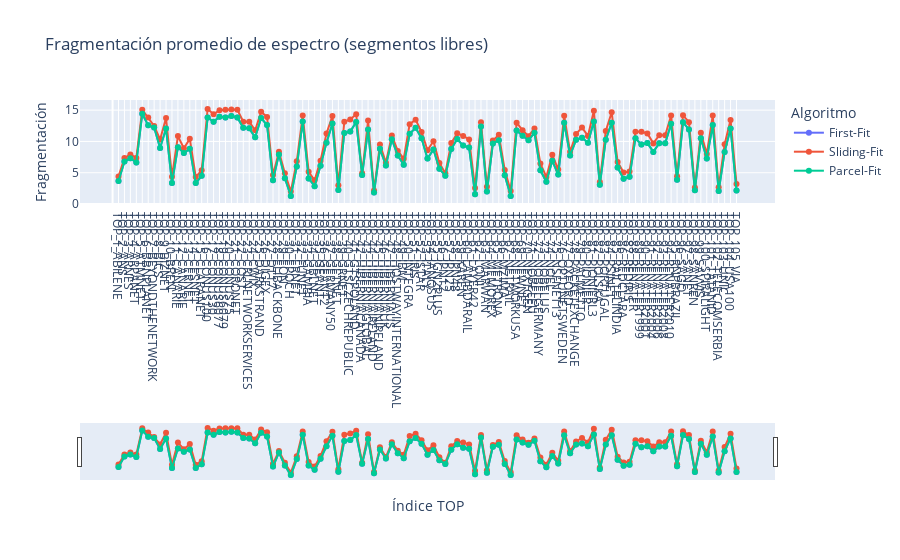

The notebook cell saved with this chart:
### Code cell
fig_frag = go.Figure()
for alg_label in df_metrics["algorithm"].unique():
    alg_df = df_metrics[df_metrics["algorithm"] == alg_label].sort_values("rank")
    fig_frag.add_trace(
        go.Scatter(
            x=alg_df["rank"],
            y=alg_df["fragmentation"],
            mode="lines+markers",
            name=alg_label,
            text=alg_df["topology"],
            hovertemplate="%{text}<br>Fragmentación=%{y:.2f}<extra>%{fullData.name}</extra>",
        )
    )

fig_frag.update_layout(
    title="Fragmentación promedio de espectro (segmentos libres)",
    xaxis=dict(
        title="Índice TOP",
        tickmode="array",
        tickvals=tick_vals,
        ticktext=tick_text,
        rangeslider=dict(visible=True),
    ),
    yaxis=dict(title="Fragmentación"),
    legend_title_text="Algoritmo",
)
fig_frag.show()

### Figure 1 — Plotly figure (JSON) as saved in the notebook; plotly's stock layout.template omitted (floating-point values rounded to 4 significant figures)
{"data": [{"hovertemplate": "%{text}<br>Fragmentación=%{y:.2f}<extra>%{fullData.name}</extra>", "mode": "lines+markers", "name": "First-Fit", "text": ["TOP_1_ABILENE", "TOP_2_ANS", "TOP_3_ARNES", "TOP_4_ARPANET", "TOP_5_ATMNET", "TOP_6_BBNPLANET", "TOP_7_BEYONDTHENETWORK", "TOP_8_BICS", "TOP_9_BIZNET", "TOP_10_BREN", "TOP_11_CANARIE", "TOP_12_CANARIE", "TOP_13_CERNET", "TOP_14_CESNET", "TOP_15_CLARANET", "TOP_16_CONUS100", "TOP_17_CONUS30", "TOP_18_CONUS6077", "TOP_19_CONUS6079", "TOP_20_CONUS75", "TOP_21_CORONET", "TOP_22_COST", "TOP_23_CRLNETWORKSERVICES", "TOP_24_CWIX", "TOP_25_DARKSTRAND", "TOP_26_DIGEX", "TOP_27_DT17", "TOP_28_ELIBACKBONE", "TOP_29_EON", "TOP_30_EPOCH", "TOP_31_ERNET", "TOP_32_FUNET", "TOP_33_GAMBIA", "TOP_34_GBLNET", "TOP_35_GEANT", "TOP_36_GEANT2", "TOP_37_GERMANY50", "TOP_38_GETNET", "TOP_39_GRNET", "TOP_40_GTSCZECHREPUBLIC", "TOP_41_GTSPOLAND", "TOP_42_HIBERNIACANADA", "TOP_43_HIBERNIAGLOBAL", "TOP_44_HIBERNIAIRELAND", "TOP_45_HIBERNIANIRELAND", "TOP_46_HIBERNIAUK", "TOP_47_HIBERNIAUS", "TOP_48_HOSTWAYINTERNATIONAL", "TOP_49_IBM", "TOP_50_INTEGRA", "TOP_51_IRIS", "TOP_52_ISTAR", "TOP_53_ITALY", "TOP_54_JANOSUS", "TOP_55_JGN2PLUS", "TOP_56_JPN12", "TOP_57_JPN25", "TOP_58_JPN48", "TOP_59_KAREN", "TOP_60_LAMBDARAIL", "TOP_61_LAYER42", "TOP_62_LONI", "TOP_63_MARWAN", "TOP_64_MEMOREX", "TOP_65_METRONA", "TOP_66_MZIMA", "TOP_67_NETRAIL", "TOP_68_NETWORKUSA", "TOP_69_NEWNET", "TOP_70_NEXTGEN", "TOP_71_NOBELEU", "TOP_72_NOBELGERMANY", "TOP_73_NOBELUS", "TOP_74_NOEL", "TOP_75_NSFNET13", "TOP_76_OPTUNETSWEDEN", "TOP_77_OXFORD", "TOP_78_PACKETEXCHANGE", "TOP_79_PALMETTO", "TOP_80_PIONIER", "TOP_81_PIONIERL3", "TOP_82_POLSKA", "TOP_83_PORTUGAL", "TOP_84_PSINET", "TOP_85_RAILTELINDIA", "TOP_86_REDCLARA", "TOP_87_REDIRIS", "TOP_88_RENATER", "TOP_89_RENATER1999", "TOP_90_RENATER2001", "TOP_91_RENATER2004", "TOP_92_RENATER2006", "TOP_93_RENATER2008", "TOP_94_RENATER2010", "TOP_95_RNPBRAZIL", "TOP_96_SAGO", "TOP_97_SANET", "TOP_98_SANREN", "TOP_99_SAVVIS", "TOP_100_SPIRALIGHT", "TOP_101_TATANID", "TOP_102_TELECOMSERBIA", "TOP_103_UNIC", "TOP_104_USA100", "TOP_105_VIA"], "type": "scatter", "x": [1, 2, 3, 4, 5, 6, 7, 8, 9, 10, 11, 12, 13, 14, 15, 16, 17, 18, 19, 20, 21, 22, 23, 24, 25, 26, 27, 28, 29, 30, 31, 32, 33, 34, 35, 36, 37, 38, 39, 40, 41, 42, 43, 44, 45, 46, 47, 48, 49, 50, 51, 52, 53, 54, 55, 56, 57, 58, 59, 60, 61, 62, 63, 64, 65, 66, 67, 68, 69, 70, 71, 72, 73, 74, 75, 76, 77, 78, 79, 80, 81, 82, 83, 84, 85, 86, 87, 88, 89, 90, 91, 92, 93, 94, 95, 96, 97, 98, 99, 100, 101, 102, 103, 104, 105], "y": [3.679, 6.78, 7.325, 6.641, 14.43, 12.57, 12.22, 8.948, 12.08, 3.364, 9.091, 8.135, 8.843, 3.353, 4.5, 13.82, 13.14, 13.95, 13.84, 14.07, 13.84, 12.19, 12.09, 10.66, 13.74, 12.61, 3.818, 7.933, 4.108, 1.286, 6.0, 13.19, 4.083, 2.857, 6.111, 9.791, 12.85, 2.25, 11.35, 11.58, 13.11, 4.65, 11.89, 1.833, 8.812, 6.154, 10.33, 7.738, 6.271, 11.22, 12.18, 10.5, 7.257, 8.702, 5.65, 4.533, 8.784, 10.39, 9.34, 9.022, 1.571, 12.38, 2.0, 9.667, 10.21, 4.583, 1.3, 11.73, 10.9, 10.19, 11.39, 5.385, 3.571, 6.9, 4.7, 13.0, 7.75, 10.26, 10.6, 9.8, 13.2, 3.083, 10.26, 13.0, 5.821, 4.029, 4.35, 10.51, 9.5, 9.759, 8.328, 9.706, 9.706, 12.83, 3.875, 13.06, 11.91, 2.214, 10.5, 7.281, 12.62, 2.083, 8.324, 12.08, 2.167]}, {"hovertemplate": "%{text}<br>Fragmentación=%{y:.2f}<extra>%{fullData.name}</extra>", "mode": "lines+markers", "name": "Sliding-Fit", "text": ["TOP_1_ABILENE", "TOP_2_ANS", "TOP_3_ARNES", "TOP_4_ARPANET", "TOP_5_ATMNET", "TOP_6_BBNPLANET", "TOP_7_BEYONDTHENETWORK", "TOP_8_BICS", "TOP_9_BIZNET", "TOP_10_BREN", "TOP_11_CANARIE", "TOP_12_CANARIE", "TOP_13_CERNET", "TOP_14_CESNET", "TOP_15_CLARANET", "TOP_16_CONUS100", "TOP_17_CONUS30", "TOP_18_CONUS6077", "TOP_19_CONUS6079", "TOP_20_CONUS75", "TOP_21_CORONET", "TOP_22_COST", "TOP_23_CRLNETWORKSERVICES", "TOP_24_CWIX", "TOP_25_DARKSTRAND", "TOP_26_DIGEX", "TOP_27_DT17", "TOP_28_ELIBACKBONE", "TOP_29_EON", "TOP_30_EPOCH", "TOP_31_ERNET", "TOP_32_FUNET", "TOP_33_GAMBIA", "TOP_34_GBLNET", "TOP_35_GEANT", "TOP_36_GEANT2", "TOP_37_GERMANY50", "TOP_38_GETNET", "TOP_39_GRNET", "TOP_40_GTSCZECHREPUBLIC", "TOP_41_GTSPOLAND", "TOP_42_HIBERNIACANADA", "TOP_43_HIBERNIAGLOBAL", "TOP_44_HIBERNIAIRELAND", "TOP_45_HIBERNIANIRELAND", "TOP_46_HIBERNIAUK", "TOP_47_HIBERNIAUS", "TOP_48_HOSTWAYINTERNATIONAL", "TOP_49_IBM", "TOP_50_INTEGRA", "TOP_51_IRIS", "TOP_52_ISTAR", "TOP_53_ITALY", "TOP_54_JANOSUS", "TOP_55_JGN2PLUS", "TOP_56_JPN12", "TOP_57_JPN25", "TOP_58_JPN48", "TOP_59_KAREN", "TOP_60_LAMBDARAIL", "TOP_61_LAYER42", "TOP_62_LONI", "TOP_63_MARWAN", "TOP_64_MEMOREX", "TOP_65_METRONA", "TOP_66_MZIMA", "TOP_67_NETRAIL", "TOP_68_NETWORKUSA", "TOP_69_NEWNET", "TOP_70_NEXTGEN", "TOP_71_NOBELEU", "TOP_72_NOBELGERMANY", "TOP_73_NOBELUS", "TOP_74_NOEL", "TOP_75_NSFNET13", "TOP_76_OPTUNETSWEDEN", "TOP_77_OXFORD", "TOP_78_PACKETEXCHANGE", "TOP_79_PALMETTO", "TOP_80_PIONIER", "TOP_81_PIONIERL3", "TOP_82_POLSKA", "TOP_83_PORTUGAL", "TOP_84_PSINET", "TOP_85_RAILTELINDIA", "TOP_86_REDCLARA", "TOP_87_REDIRIS", "TOP_88_RENATER", "TOP_89_RENATER1999", "TOP_90_RENATER2001", "TOP_91_RENATER2004", "TOP_92_RENATER2006", "TOP_93_RENATER2008", "TOP_94_RENATER2010", "TOP_95_RNPBRAZIL", "TOP_96_SAGO", "TOP_97_SANET", "TOP_98_SANREN", "TOP_99_SAVVIS", "TOP_100_SPIRALIGHT", "TOP_101_TATANID", "TOP_102_TELECOMSERBIA", "TOP_103_UNIC", "TOP_104_USA100", "TOP_105_VIA"], "type": "scatter", "x": [1, 2, 3, 4, 5, 6, 7, 8, 9, 10, 11, 12, 13, 14, 15, 16, 17, 18, 19, 20, 21, 22, 23, 24, 25, 26, 27, 28, 29, 30, 31, 32, 33, 34, 35, 36, 37, 38, 39, 40, 41, 42, 43, 44, 45, 46, 47, 48, 49, 50, 51, 52, 53, 54, 55, 56, 57, 58, 59, 60, 61, 62, 63, 64, 65, 66, 67, 68, 69, 70, 71, 72, 73, 74, 75, 76, 77, 78, 79, 80, 81, 82, 83, 84, 85, 86, 87, 88, 89, 90, 91, 92, 93, 94, 95, 96, 97, 98, 99, 100, 101, 102, 103, 104, 105], "y": [4.393, 7.34, 7.925, 7.359, 15.05, 13.84, 12.46, 10.32, 13.73, 4.364, 10.85, 8.904, 10.41, 4.324, 5.389, 15.18, 14.35, 14.99, 15.06, 15.1, 15.06, 13.16, 13.13, 11.79, 14.73, 13.89, 4.636, 8.367, 4.919, 2.0, 6.833, 14.13, 5.167, 3.786, 6.931, 11.25, 14.07, 3.0, 13.14, 13.52, 14.34, 4.9, 13.34, 2.167, 9.5, 6.615, 10.94, 8.476, 7.25, 12.76, 13.45, 11.53, 8.586, 10.04, 6.55, 4.933, 9.743, 11.31, 10.88, 10.33, 2.571, 13.08, 2.75, 10.15, 11.05, 5.444, 2.1, 12.99, 11.77, 10.84, 12.09, 6.462, 4.333, 7.86, 5.5, 14.1, 8.333, 11.2, 12.22, 10.88, 14.91, 3.528, 11.67, 14.66, 6.714, 5.029, 5.2, 11.53, 11.57, 11.28, 9.69, 10.99, 10.99, 14.15, 4.458, 14.18, 13.07, 2.643, 11.38, 8.0, 14.12, 2.667, 9.559, 13.44, 3.208]}, {"hovertemplate": "%{text}<br>Fragmentación=%{y:.2f}<extra>%{fullData.name}</extra>", "mode": "lines+markers", "name": "Parcel-Fit", "text": ["TOP_1_ABILENE", "TOP_2_ANS", "TOP_3_ARNES", "TOP_4_ARPANET", "TOP_5_ATMNET", "TOP_6_BBNPLANET", "TOP_7_BEYONDTHENETWORK", "TOP_8_BICS", "TOP_9_BIZNET", "TOP_10_BREN", "TOP_11_CANARIE", "TOP_12_CANARIE", "TOP_13_CERNET", "TOP_14_CESNET", "TOP_15_CLARANET", "TOP_16_CONUS100", "TOP_17_CONUS30", "TOP_18_CONUS6077", "TOP_19_CONUS6079", "TOP_20_CONUS75", "TOP_21_CORONET", "TOP_22_COST", "TOP_23_CRLNETWORKSERVICES", "TOP_24_CWIX", "TOP_25_DARKSTRAND", "TOP_26_DIGEX", "TOP_27_DT17", "TOP_28_ELIBACKBONE", "TOP_29_EON", "TOP_30_EPOCH", "TOP_31_ERNET", "TOP_32_FUNET", "TOP_33_GAMBIA", "TOP_34_GBLNET", "TOP_35_GEANT", "TOP_36_GEANT2", "TOP_37_GERMANY50", "TOP_38_GETNET", "TOP_39_GRNET", "TOP_40_GTSCZECHREPUBLIC", "TOP_41_GTSPOLAND", "TOP_42_HIBERNIACANADA", "TOP_43_HIBERNIAGLOBAL", "TOP_44_HIBERNIAIRELAND", "TOP_45_HIBERNIANIRELAND", "TOP_46_HIBERNIAUK", "TOP_47_HIBERNIAUS", "TOP_48_HOSTWAYINTERNATIONAL", "TOP_49_IBM", "TOP_50_INTEGRA", "TOP_51_IRIS", "TOP_52_ISTAR", "TOP_53_ITALY", "TOP_54_JANOSUS", "TOP_55_JGN2PLUS", "TOP_56_JPN12", "TOP_57_JPN25", "TOP_58_JPN48", "TOP_59_KAREN", "TOP_60_LAMBDARAIL", "TOP_61_LAYER42", "TOP_62_LONI", "TOP_63_MARWAN", "TOP_64_MEMOREX", "TOP_65_METRONA", "TOP_66_MZIMA", "TOP_67_NETRAIL", "TOP_68_NETWORKUSA", "TOP_69_NEWNET", "TOP_70_NEXTGEN", "TOP_71_NOBELEU", "TOP_72_NOBELGERMANY", "TOP_73_NOBELUS", "TOP_74_NOEL", "TOP_75_NSFNET13", "TOP_76_OPTUNETSWEDEN", "TOP_77_OXFORD", "TOP_78_PACKETEXCHANGE", "TOP_79_PALMETTO", "TOP_80_PIONIER", "TOP_81_PIONIERL3", "TOP_82_POLSKA", "TOP_83_PORTUGAL", "TOP_84_PSINET", "TOP_85_RAILTELINDIA", "TOP_86_REDCLARA", "TOP_87_REDIRIS", "TOP_88_RENATER", "TOP_89_RENATER1999", "TOP_90_RENATER2001", "TOP_91_RENATER2004", "TOP_92_RENATER2006", "TOP_93_RENATER2008", "TOP_94_RENATER2010", "TOP_95_RNPBRAZIL", "TOP_96_SAGO", "TOP_97_SANET", "TOP_98_SANREN", "TOP_99_SAVVIS", "TOP_100_SPIRALIGHT", "TOP_101_TATANID", "TOP_102_TELECOMSERBIA", "TOP_103_UNIC", "TOP_104_USA100", "TOP_105_VIA"], "type": "scatter", "x": [1, 2, 3, 4, 5, 6, 7, 8, 9, 10, 11, 12, 13, 14, 15, 16, 17, 18, 19, 20, 21, 22, 23, 24, 25, 26, 27, 28, 29, 30, 31, 32, 33, 34, 35, 36, 37, 38, 39, 40, 41, 42, 43, 44, 45, 46, 47, 48, 49, 50, 51, 52, 53, 54, 55, 56, 57, 58, 59, 60, 61, 62, 63, 64, 65, 66, 67, 68, 69, 70, 71, 72, 73, 74, 75, 76, 77, 78, 79, 80, 81, 82, 83, 84, 85, 86, 87, 88, 89, 90, 91, 92, 93, 94, 95, 96, 97, 98, 99, 100, 101, 102, 103, 104, 105], "y": [3.679, 6.78, 7.325, 6.641, 14.43, 12.57, 12.22, 8.948, 12.08, 3.364, 9.091, 8.135, 8.843, 3.353, 4.5, 13.82, 13.14, 13.95, 13.84, 14.07, 13.84, 12.19, 12.09, 10.66, 13.74, 12.61, 3.818, 7.933, 4.108, 1.286, 6.0, 13.19, 4.083, 2.857, 6.111, 9.791, 12.85, 2.25, 11.35, 11.58, 13.11, 4.65, 11.89, 1.833, 8.812, 6.154, 10.33, 7.738, 6.271, 11.22, 12.18, 10.5, 7.257, 8.702, 5.65, 4.533, 8.784, 10.39, 9.34, 9.022, 1.571, 12.38, 2.0, 9.667, 10.21, 4.583, 1.3, 11.73, 10.9, 10.19, 11.39, 5.385, 3.571, 6.9, 4.7, 13.0, 7.75, 10.26, 10.6, 9.8, 13.2, 3.083, 10.26, 13.0, 5.821, 4.029, 4.35, 10.51, 9.5, 9.759, 8.328, 9.706, 9.706, 12.83, 3.875, 13.06, 11.91, 2.214, 10.5, 7.281, 12.62, 2.083, 8.324, 12.08, 2.167]}], "layout": {"legend": {"title": {"text": "Algoritmo"}}, "title": {"text": "Fragmentación promedio de espectro (segmentos libres)"}, "xaxis": {"rangeslider": {"visible": true}, "tickmode": "array", "ticktext": ["TOP_1_ABILENE", "TOP_2_ANS", "TOP_3_ARNES", "TOP_4_ARPANET", "TOP_5_ATMNET", "TOP_6_BBNPLANET", "TOP_7_BEYONDTHENETWORK", "TOP_8_BICS", "TOP_9_BIZNET", "TOP_10_BREN", "TOP_11_CANARIE", "TOP_12_CANARIE", "TOP_13_CERNET", "TOP_14_CESNET", "TOP_15_CLARANET", "TOP_16_CONUS100", "TOP_17_CONUS30", "TOP_18_CONUS6077", "TOP_19_CONUS6079", "TOP_20_CONUS75", "TOP_21_CORONET", "TOP_22_COST", "TOP_23_CRLNETWORKSERVICES", "TOP_24_CWIX", "TOP_25_DARKSTRAND", "TOP_26_DIGEX", "TOP_27_DT17", "TOP_28_ELIBACKBONE", "TOP_29_EON", "TOP_30_EPOCH", "TOP_31_ERNET", "TOP_32_FUNET", "TOP_33_GAMBIA", "TOP_34_GBLNET", "TOP_35_GEANT", "TOP_36_GEANT2", "TOP_37_GERMANY50", "TOP_38_GETNET", "TOP_39_GRNET", "TOP_40_GTSCZECHREPUBLIC", "TOP_41_GTSPOLAND", "TOP_42_HIBERNIACANADA", "TOP_43_HIBERNIAGLOBAL", "TOP_44_HIBERNIAIRELAND", "TOP_45_HIBERNIANIRELAND", "TOP_46_HIBERNIAUK", "TOP_47_HIBERNIAUS", "TOP_48_HOSTWAYINTERNATIONAL", "TOP_49_IBM", "TOP_50_INTEGRA", "TOP_51_IRIS", "TOP_52_ISTAR", "TOP_53_ITALY", "TOP_54_JANOSUS", "TOP_55_JGN2PLUS", "TOP_56_JPN12", "TOP_57_JPN25", "TOP_58_JPN48", "TOP_59_KAREN", "TOP_60_LAMBDARAIL", "TOP_61_LAYER42", "TOP_62_LONI", "TOP_63_MARWAN", "TOP_64_MEMOREX", "TOP_65_METRONA", "TOP_66_MZIMA", "TOP_67_NETRAIL", "TOP_68_NETWORKUSA", "TOP_69_NEWNET", "TOP_70_NEXTGEN", "TOP_71_NOBELEU", "TOP_72_NOBELGERMANY", "TOP_73_NOBELUS", "TOP_74_NOEL", "TOP_75_NSFNET13", "TOP_76_OPTUNETSWEDEN", "TOP_77_OXFORD", "TOP_78_PACKETEXCHANGE", "TOP_79_PALMETTO", "TOP_80_PIONIER", "TOP_81_PIONIERL3", "TOP_82_POLSKA", "TOP_83_PORTUGAL", "TOP_84_PSINET", "TOP_85_RAILTELINDIA", "TOP_86_REDCLARA", "TOP_87_REDIRIS", "TOP_88_RENATER", "TOP_89_RENATER1999", "TOP_90_RENATER2001", "TOP_91_RENATER2004", "TOP_92_RENATER2006", "TOP_93_RENATER2008", "TOP_94_RENATER2010", "TOP_95_RNPBRAZIL", "TOP_96_SAGO", "TOP_97_SANET", "TOP_98_SANREN", "TOP_99_SAVVIS", "TOP_100_SPIRALIGHT", "TOP_101_TATANID", "TOP_102_TELECOMSERBIA", "TOP_103_UNIC", "TOP_104_USA100", "TOP_105_VIA"], "tickvals": [1, 2, 3, 4, 5, 6, 7, 8, 9, 10, 11, 12, 13, 14, 15, 16, 17, 18, 19, 20, 21, 22, 23, 24, 25, 26, 27, 28, 29, 30, 31, 32, 33, 34, 35, 36, 37, 38, 39, 40, 41, 42, 43, 44, 45, 46, 47, 48, 49, 50, 51, 52, 53, 54, 55, 56, 57, 58, 59, 60, 61, 62, 63, 64, 65, 66, 67, 68, 69, 70, 71, 72, 73, 74, 75, 76, 77, 78, 79, 80, 81, 82, 83, 84, 85, 86, 87, 88, 89, 90, 91, 92, 93, 94, 95, 96, 97, 98, 99, 100, 101, 102, 103, 104, 105], "title": {"text": "Índice TOP"}}, "yaxis": {"title": {"text": "Fragmentación"}}}}
